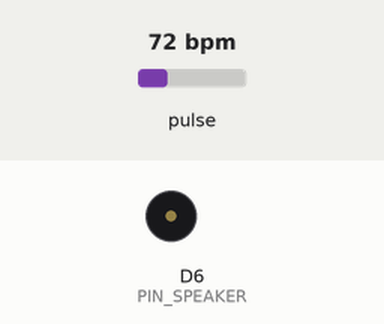
The sketch below on a simulated ESP8266 (NodeMCU). Parts: buzzer (waves = sounding). The inputs (shaded band) are chosen by the test bench; at power-on: pulse 72 bpm. What the sketch prints to the serial monitor is not drawn.

Above: at 0.2 s.
Timing chart, 0 to 3.0 s (numbered marks = the images above):
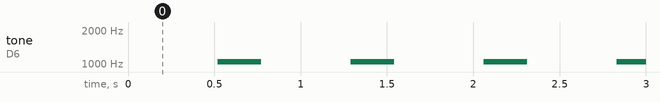

The sketch:

HRVBiofeedback.ino
```cpp
#define USE_ARDUINO_INTERRUPTS false
#include <PulseSensorPlayground.h>

const int OUTPUT_TYPE = SERIAL_PLOTTER;

const int PULSE_INPUT = A0; // Analog input
const int PIN_SPEAKER = D6;
const int THRESHOLD = 550;   // Adjust this number to avoid noise when idle

int ibi[5];    // Array that stores IBI values
int current_ibi;
int count = 0;
int hrv = 0;

/*
   samplesUntilReport = the number of samples remaining to read
   until we want to report a sample over the serial connection.

   We want to report a sample value over the serial port
   only once every 20 milliseconds (10 samples) to avoid
   doing Serial output faster than the Arduino can send.
*/

byte samplesUntilReport;
const byte SAMPLES_PER_SERIAL_SAMPLE = 10;


PulseSensorPlayground pulseSensor;


void setup()
{

  /*
     If we used a slower baud rate, we'd likely write bytes faster than
     they can be transmitted, which would mess up the timing
     of readSensor() calls, which would make the pulse measurement
     not work properly.
  */
  Serial.begin(115200);

  // Configure the PulseSensor manager.
  pulseSensor.analogInput(PULSE_INPUT);
  pulseSensor.setSerial(Serial);
  pulseSensor.setOutputType(OUTPUT_TYPE);
  pulseSensor.setThreshold(THRESHOLD);

  // Skip the first SAMPLES_PER_SERIAL_SAMPLE in the loop().
  samplesUntilReport = SAMPLES_PER_SERIAL_SAMPLE;

  // Now that everything is ready, start reading the PulseSensor signal.
  if (!pulseSensor.begin())
  {
    /*
       PulseSensor initialization failed,
       likely because our Arduino platform interrupts
       aren't supported yet.

       If your Sketch hangs here, try changing USE_PS_INTERRUPT to false.
    */
    for(;;)
    {
      Serial.print("Not working...");
    }
  }
}


void loop()
{

  /*
     See if a sample is ready from the PulseSensor.

     If USE_INTERRUPTS is true, the PulseSensor Playground
     will automatically read and process samples from
     the PulseSensor.

     If USE_INTERRUPTS is false, this call to sawNewSample()
     will, if enough time has passed, read and process a
     sample (analog voltage) from the PulseSensor.
  */

  if (pulseSensor.sawNewSample())
  {
    /*
       Every so often, send the latest Sample.
       We don't print every sample, because our baud rate
       won't support that much I/O.
    */

    if (--samplesUntilReport == (byte) 0)
    {
      samplesUntilReport = SAMPLES_PER_SERIAL_SAMPLE;

      /*
         If a beat has happened since we last checked,
         write the per-beat information to Serial.
         write a frequency to the PIN_SPEAKER
         NOTE: Do not set the optional duration of tone! That is blocking!
     */

      if (pulseSensor.sawStartOfBeat())
      {
        // Calculate RMSSD from the IBI

        current_ibi = pulseSensor.getInterBeatIntervalMs();
        Serial.print("IBI: ");
        Serial.print(current_ibi);
        Serial.print("\n");

        if (count < 5)
        {
          ibi[count] = current_ibi; // Add the value to the array
          count++;
        }
        else
        {
          count = 0;
          int sum = 0;
          for (int i = 1; i < 5; i++)
          {
            sum += pow(abs(ibi[i-1] - ibi[i]), 2);
          }

          int average = sum / 5;

          hrv = sqrt (average);

          Serial.print("HRV: ");
          Serial.print(hrv);
          Serial.print("\n");
         }
       }

       if (hrv < 100) // Give feedback to the user to breathe slower and deeper
       {
        delay(500);
        tone(PIN_SPEAKER,1047); // tone(pin,frequency)
        delay(250);
        noTone(PIN_SPEAKER);
       }
       else
       {
         noTone(PIN_SPEAKER);
       }

      }

      /*
        The Pulse variable is true only for a short time after the heartbeat is detected
        Use this to time the duration of the beep
      */
    }

    /*******
      Here is a good place to add code that could take up
      to a millisecond or so to run.
    *******/
}

  /******
     Don't add code here, because it could slow the sampling
     from the PulseSensor.
  ******/
```

Measured:
- by itself, tone on D6 (PIN_SPEAKER): alternates 1047 Hz for 0.25 s and silent for 0.52 s
